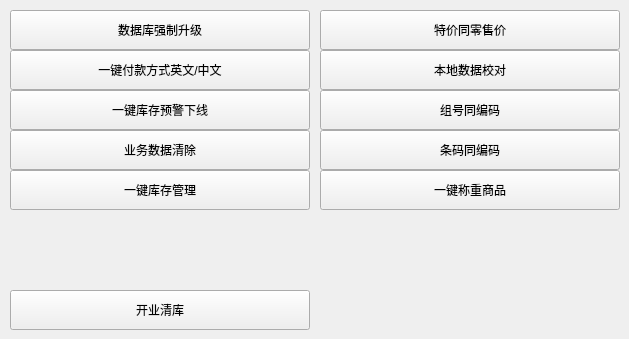
          <widget class="QWidget" name="page_6">
           <widget class="QPushButton" name="pushButton_function_7">
            <property name="geometry">
             <rect>
              <x>10</x>
              <y>130</y>
              <width>300</width>
              <height>40</height>
             </rect>
            </property>
            <property name="sizePolicy">
             <sizepolicy hsizetype="Minimum" vsizetype="Preferred">
              <horstretch>0</horstretch>
              <verstretch>0</verstretch>
             </sizepolicy>
            </property>
            <property name="focusPolicy">
             <enum>Qt::NoFocus</enum>
            </property>
            <property name="styleSheet">
             <string notr="true"/>
            </property>
            <property name="text">
             <string>业务数据清除</string>
            </property>
           </widget>
           <widget class="QPushButton" name="pushButton_function_11">
            <property name="geometry">
             <rect>
              <x>10</x>
              <y>290</y>
              <width>300</width>
              <height>40</height>
             </rect>
            </property>
            <property name="sizePolicy">
             <sizepolicy hsizetype="Minimum" vsizetype="Preferred">
              <horstretch>0</horstretch>
              <verstretch>0</verstretch>
             </sizepolicy>
            </property>
            <property name="focusPolicy">
             <enum>Qt::NoFocus</enum>
            </property>
            <property name="styleSheet">
             <string notr="true"/>
            </property>
            <property name="text">
             <string>开业清库</string>
            </property>
           </widget>
           <widget class="QPushButton" name="pushButton_function_3">
            <property name="geometry">
             <rect>
              <x>10</x>
              <y>10</y>
              <width>300</width>
              <height>40</height>
             </rect>
            </property>
            <property name="focusPolicy">
             <enum>Qt::NoFocus</enum>
            </property>
            <property name="text">
             <string>数据库强制升级</string>
            </property>
           </widget>
           <widget class="QPushButton" name="pushButton_function_10">
            <property name="geometry">
             <rect>
              <x>320</x>
              <y>90</y>
              <width>300</width>
              <height>40</height>
             </rect>
            </property>
            <property name="sizePolicy">
             <sizepolicy hsizetype="Minimum" vsizetype="Preferred">
              <horstretch>0</horstretch>
              <verstretch>0</verstretch>
             </sizepolicy>
            </property>
            <property name="focusPolicy">
             <enum>Qt::NoFocus</enum>
            </property>
            <property name="styleSheet">
             <string notr="true"/>
            </property>
            <property name="text">
             <string>组号同编码</string>
            </property>
           </widget>
           <widget class="QPushButton" name="pushButton_function_8">
            <property name="geometry">
             <rect>
              <x>320</x>
              <y>50</y>
              <width>300</width>
              <height>40</height>
             </rect>
            </property>
            <property name="sizePolicy">
             <sizepolicy hsizetype="Minimum" vsizetype="Preferred">
              <horstretch>0</horstretch>
              <verstretch>0</verstretch>
             </sizepolicy>
            </property>
            <property name="focusPolicy">
             <enum>Qt::NoFocus</enum>
            </property>
            <property name="styleSheet">
             <string notr="true"/>
            </property>
            <property name="text">
             <string>本地数据校对</string>
            </property>
           </widget>
           <widget class="QPushButton" name="pushButton_function_9">
            <property name="geometry">
             <rect>
              <x>10</x>
              <y>90</y>
              <width>300</width>
              <height>40</height>
             </rect>
            </property>
            <property name="sizePolicy">
             <sizepolicy hsizetype="Minimum" vsizetype="Preferred">
              <horstretch>0</horstretch>
              <verstretch>0</verstretch>
             </sizepolicy>
            </property>
            <property name="focusPolicy">
             <enum>Qt::NoFocus</enum>
            </property>
            <property name="styleSheet">
             <string notr="true"/>
            </property>
            <property name="text">
             <string>一键库存预警下线</string>
            </property>
           </widget>
           <widget class="QPushButton" name="pushButton_dishNo2barcode">
            <property name="geometry">
             <rect>
              <x>320</x>
              <y>130</y>
              <width>300</width>
              <height>40</height>
             </rect>
            </property>
            <property name="sizePolicy">
             <sizepolicy hsizetype="Minimum" vsizetype="Preferred">
              <horstretch>0</horstretch>
              <verstretch>0</verstretch>
             </sizepolicy>
            </property>
            <property name="focusPolicy">
             <enum>Qt::NoFocus</enum>
            </property>
            <property name="styleSheet">
             <string notr="true"/>
            </property>
            <property name="text">
             <string>条码同编码</string>
            </property>
           </widget>
           <widget class="QPushButton" name="pushButton_function">
            <property name="geometry">
             <rect>
              <x>320</x>
              <y>10</y>
              <width>300</width>
              <height>40</height>
             </rect>
            </property>
            <property name="focusPolicy">
             <enum>Qt::NoFocus</enum>
            </property>
            <property name="text">
             <string>特价同零售价</string>
            </property>
           </widget>
           <widget class="QPushButton" name="pushButton_function_5">
            <property name="geometry">
             <rect>
              <x>10</x>
              <y>50</y>
              <width>300</width>
              <height>40</height>
             </rect>
            </property>
            <property name="sizePolicy">
             <sizepolicy hsizetype="Minimum" vsizetype="Preferred">
              <horstretch>0</horstretch>
              <verstretch>0</verstretch>
             </sizepolicy>
            </property>
            <property name="focusPolicy">
             <enum>Qt::NoFocus</enum>
            </property>
            <property name="styleSheet">
             <string notr="true"/>
            </property>
            <property name="text">
             <string>一键付款方式英文/中文</string>
            </property>
           </widget>
           <widget class="QPushButton" name="pushButton_all_invent">
            <property name="geometry">
             <rect>
              <x>10</x>
              <y>170</y>
              <width>300</width>
              <height>40</height>
             </rect>
            </property>
            <property name="sizePolicy">
             <sizepolicy hsizetype="Minimum" vsizetype="Preferred">
              <horstretch>0</horstretch>
              <verstretch>0</verstretch>
             </sizepolicy>
            </property>
            <property name="focusPolicy">
             <enum>Qt::NoFocus</enum>
            </property>
            <property name="styleSheet">
             <string notr="true"/>
            </property>
            <property name="text">
             <string>一键库存管理</string>
            </property>
           </widget>
           <widget class="QPushButton" name="pushButton_all_weight">
            <property name="geometry">
             <rect>
              <x>320</x>
              <y>170</y>
              <width>300</width>
              <height>40</height>
             </rect>
            </property>
            <property name="sizePolicy">
             <sizepolicy hsizetype="Minimum" vsizetype="Preferred">
              <horstretch>0</horstretch>
              <verstretch>0</verstretch>
             </sizepolicy>
            </property>
            <property name="focusPolicy">
             <enum>Qt::NoFocus</enum>
            </property>
            <property name="styleSheet">
             <string notr="true"/>
            </property>
            <property name="text">
             <string>一键称重商品</string>
            </property>
           </widget>
          </widget>
